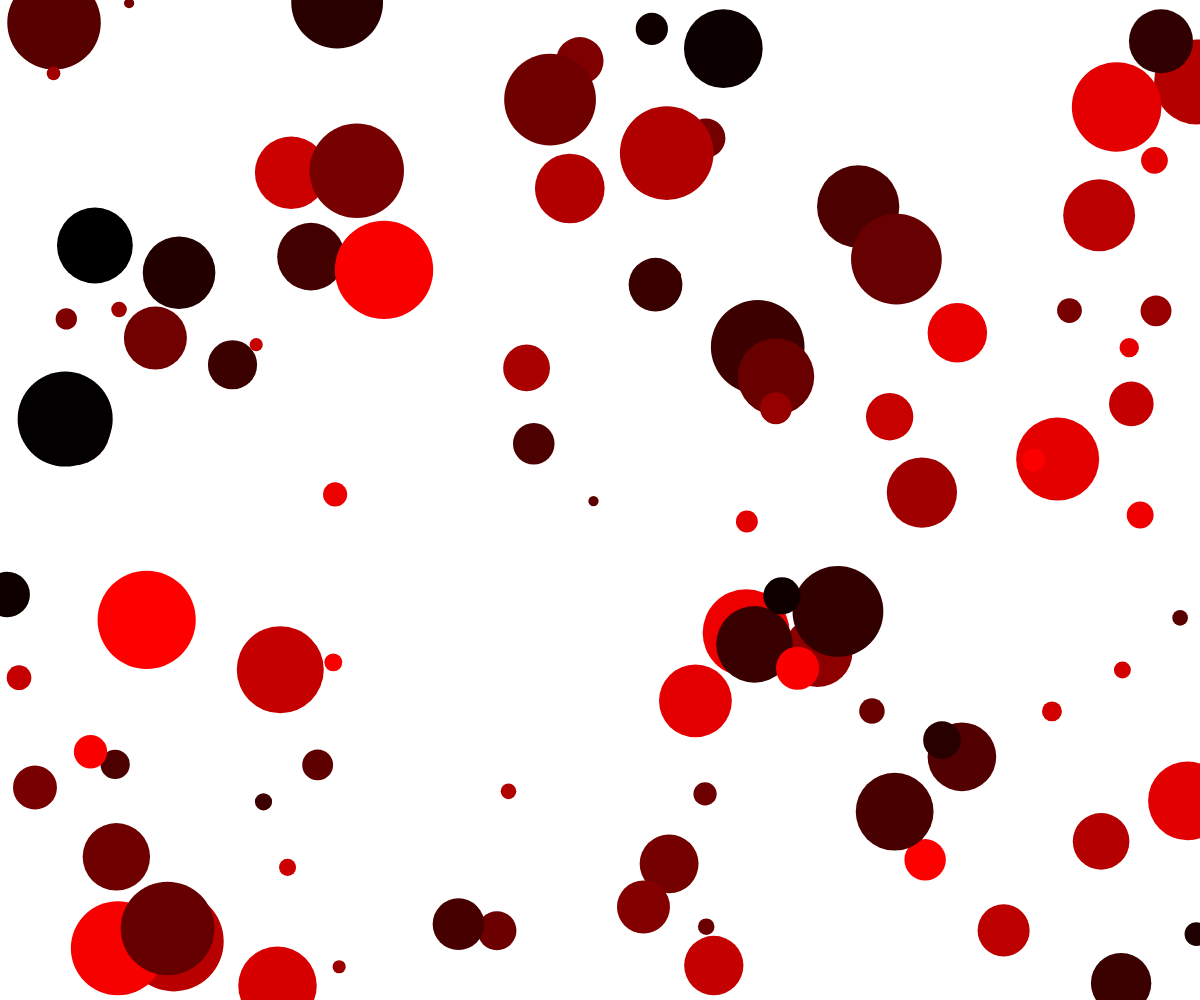
Frame 1 (no input)
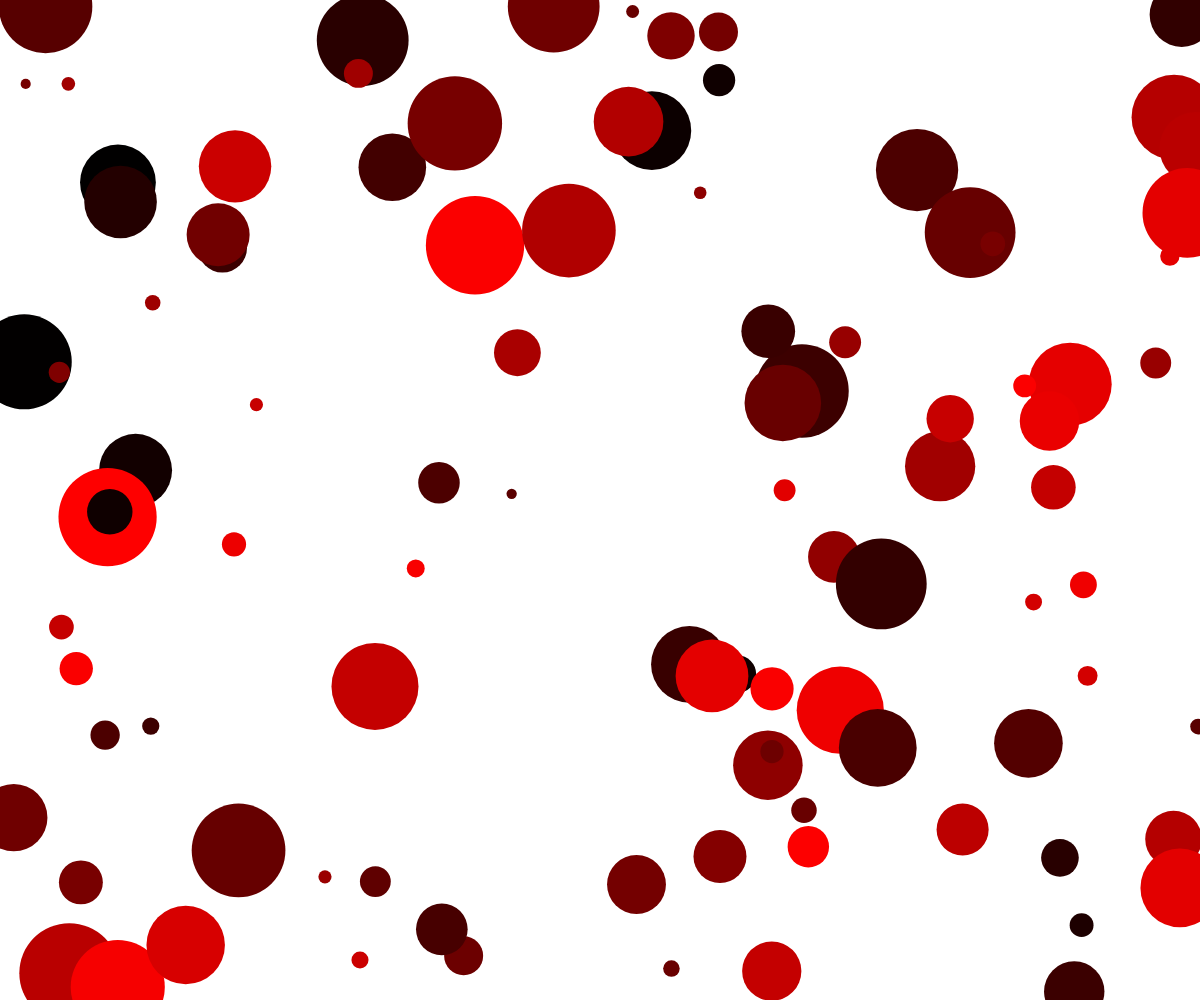
Frame 60 (no input)
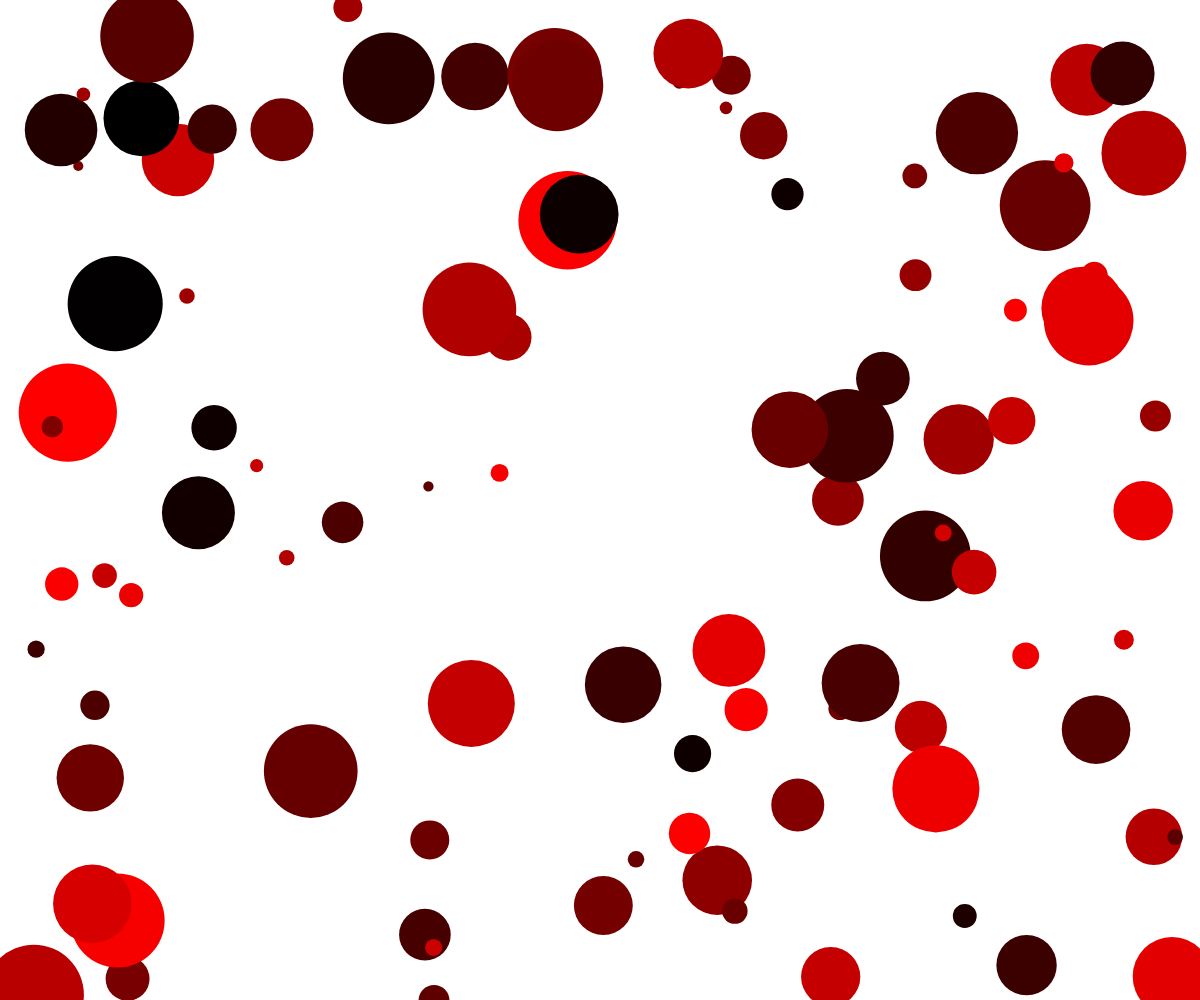
Frame 120 (the mouse pressed at the canvas centre since frame 60)

The p5.js sketch that drew these frames (run headless with seeded random() and noise() and a simulated clock; from frame 60 on, the mouse is pressed at the canvas centre):

// p5.js sketch
// ── sketch.js
var max_planets = 100;
var planets = [];
function Planet(x, y, vx, vy, sz, c) {
	this.x = x;
	this.y = y;
	this.vx = vx;
	this.vy = vy;
	this.sz = sz;
	this.c = c;
	this.move = function() {
		this.x += this.vx;
		this.y += this.vy;
		if (this.x<0 || this.x>windowWidth) this.vx = -this.vx;
		if (this.y<0 || this.y>windowHeight) this.vy = -this.vy;
	}	
	this.render = function() {
		noStroke();
		fill(this.c);
		ellipse(this.x, this.y, this.sz, this.sz);
	}
}
function setup() {
	createCanvas(windowWidth, windowHeight);
	var i;
	for (i=0; i<max_planets; i++) {
		planets[i] = new Planet(
			random(0, windowWidth), random(0, windowHeight),
			random(-2, 2), random(-2, 2),
			random(10, 100), color(random(0,255), 0,0) );
	}
}
function draw() {
	background(255);
	var i;
	for (i=0; i<max_planets; i++) {
		planets[i].move();
		planets[i].render();
	}
}
